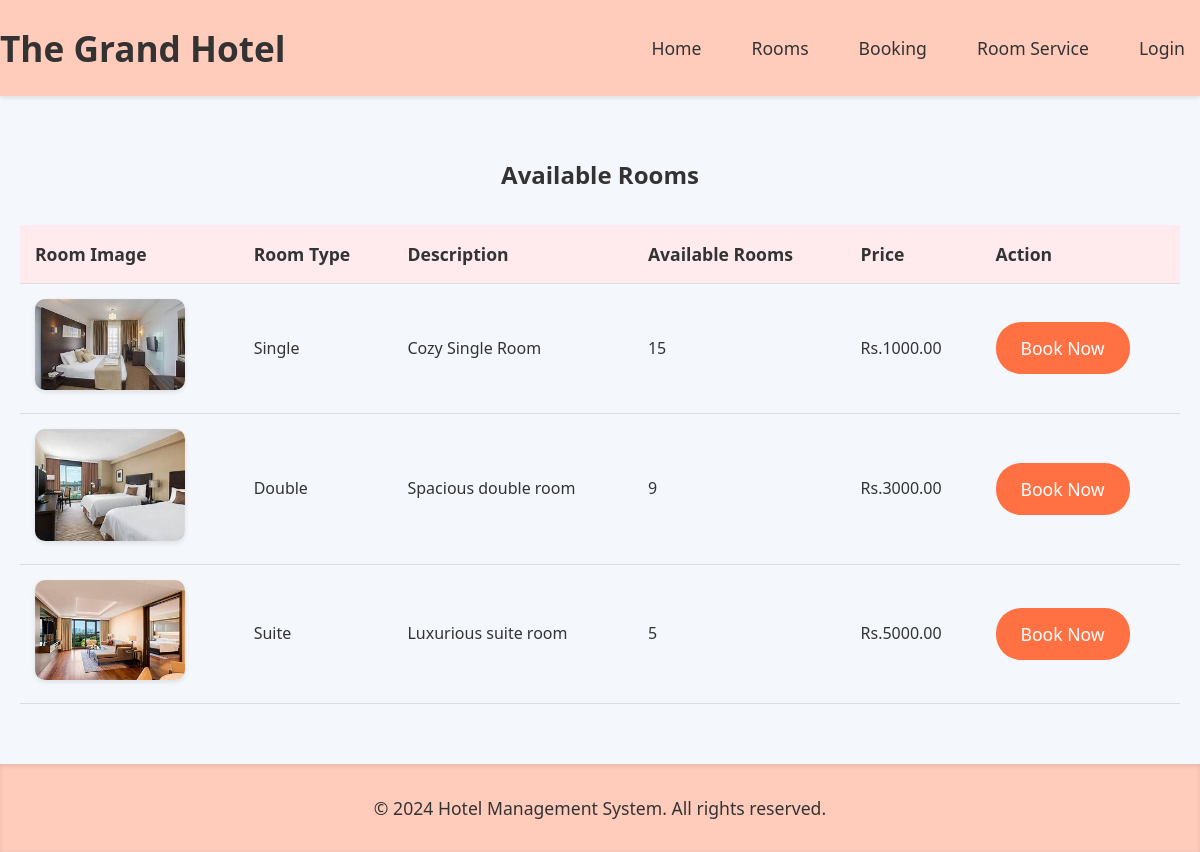
/rooms/, run on the app's committed database.
### hotel/models.py (models this page shows, shortened)
class Room(models.Model):
    room_type = models.CharField(max_length=50)
    available_rooms = models.IntegerField()
    price = models.DecimalField(max_digits=10, decimal_places=2, default=100.00)  # Default price is $100.00
    description = models.TextField(default="No description available.")  # Default description text

### hotel/views.py (the view)
# urls.py: path('rooms/', views.rooms, name='rooms'),
def rooms(request):
    rooms = Room.objects.all()
    return render(request, 'rooms.html', {'rooms': rooms})

### templates/hotel/rooms.html
{% extends 'base.html' %}
{% load static %}
{% block content %}
<h2>Available Rooms</h2>
<table class="room-table">
    <tr>
        <th>Room Image</th>
        <th>Room Type</th>
        <th>Description</th>
        <th>Available Rooms</th>
        <th>Price</th>
        <th>Action</th>
    </tr>
    {% for room in rooms %}
    <tr>
        <td>
            <img src="{% static 'images/' %}{{ room.room_type }}_room.jpg" alt="{{ room.room_type|title }} Room" width="150">
        </td>
        <td>{{ room.room_type|title }}</td>
        <td>
            <p>{{ room.description }}</p>
        </td>
        <td>{{ room.available_rooms }}</td>
        <td>Rs.{{ room.price }}</td>
        <td>
            <a href="{% url 'bookings' %}?room_type={{ room.room_type }}" class="book-now-btn">Book Now</a>
        </td>
    </tr>
    {% endfor %}
</table>
{% endblock %}

### static/css/styles.css (style rules this page uses)
* { margin: 0; padding: 0; box-sizing: border-box; }
body { font-family: 'Segoe UI', Tahoma, Geneva, Verdana, sans-serif; background-color: #f4f7fb; color: #333; line-height: 1.6; }
.room-table { width: 100%; border-collapse: collapse; margin-top: 30px; font-family: 'Segoe UI', Tahoma, Geneva, Verdana, sans-serif; }
.room-table th, .room-table td { padding: 15px; text-align: left; border-bottom: 1px solid #ddd; }
.room-table th { background-color: #ffebee; color: #333; font-size: 1.1em; }
.room-table img { max-width: 150px; height: auto; border-radius: 10px; box-shadow: 0 2px 5px rgba(0, 0, 0, 0.1); }
.book-now-btn { padding: 12px 25px; background-color: #ff7043; color: white; text-decoration: none; border-radius: 25px; display: inline-block; font-size: 1.1em; transition: background-color 0.3s ease, transform 0.3s ease; }

### data on the page
Room: room_type (picture), room_type "Single", description "Cozy Single Room", available_rooms "15", price "1000.00"
Room: room_type (picture), room_type "Double", description "Spacious double room", available_rooms "9", price "3000.00"
Room: room_type (picture), room_type "Suite", description "Luxurious suite room", available_rooms "5", price "5000.00"
